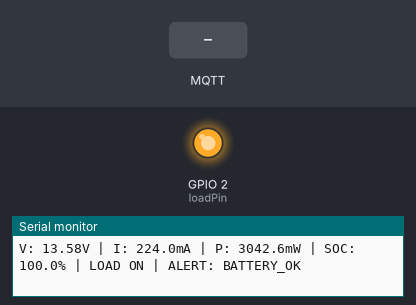
The sketch below on a simulated ESP32. Parts: output pins drawn as LEDs (lit = HIGH), the last lines printed to the serial monitor. Inputs (shaded band) come from the test bench. WiFi joins after 1.5 s; servers stay silent unless stated; random numbers use the default seed unless the sketch sets one; no MQTT or app messages arrive unless stated.

Above: at 2.7 s.
2.8 s: MQTT message "shed_load" arrives on the first subscribed topic
At 3.5 s:
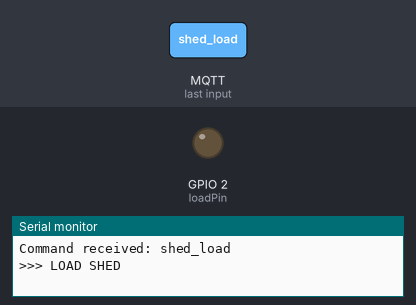
4.3 s: MQTT message "restore_load" arrives on the first subscribed topic
At 4.7 s:
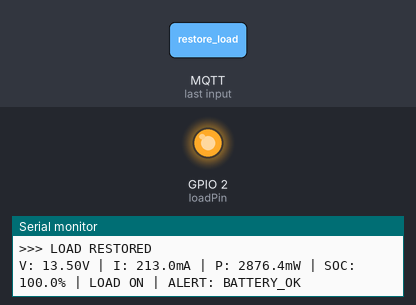
Timing chart, 0 to 7.3 s (numbered marks = the images above; inputs shaded):
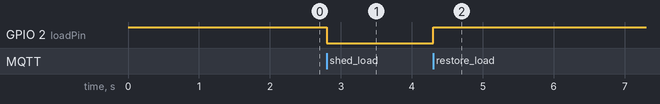

Measured:
- after the input at 2.8 s, GPIO 2 (loadPin): HIGH → LOW at once
- after the input at 4.3 s, GPIO 2 (loadPin): LOW → HIGH at once

The sketch:

sketch.ino
```cpp
#include <WiFi.h>
#include <PubSubClient.h>

// ===================== WIFI & MQTT =====================
const char* ssid = "Wokwi-GUEST";
const char* password = "";

const char* mqttServer = "broker.hivemq.com";
const int mqttPort = 1883;
const char* clientID = "ESP32_SolarTwin_A";

// ===================== TOPICS =====================
const char* topicVoltage = "solar/voltage";
const char* topicCurrent = "solar/current";
const char* topicPower   = "solar/power";
const char* topicSOC     = "solar/soc";
const char* topicCommand = "solar/command";
const char* topicAlert   = "solar/alert";
const char* topicCSV     = "solar/csv";

// ===================== LOAD =====================
const int loadPin = 2;
bool loadOn = true;

// ===================== BATTERY =====================
float batteryCapacity_mAh = 2000.0;
float remaining_mAh = 2000.0;

// ===================== MQTT =====================
WiFiClient espClient;
PubSubClient mqttClient(espClient);

// ===================== SOLAR MODEL =====================
float solarVoltage() {
  float base = 13.2;

  long t = (millis() / 1000) % 25;

  // CLOUD EVENT
  if (t >= 15 && t < 21) {
    return 11.8 + (millis() % 1000) / 1000.0 * 0.3;
  }

  return base + sin(millis() / 2000.0) * 0.4;
}

float solarCurrent() {
  float base = 220;

  long t = (millis() / 1000) % 25;

  // CLOUD EVENT
  if (t >= 15 && t < 21) {
    return 60 + random(-5, 5);
  }

  return base + random(-15, 15);
}

// ===================== MQTT CALLBACK =====================
void mqttCallback(char* topic, byte* payload, unsigned int length) {
  String message = "";

  for (int i = 0; i < length; i++) {
    message += (char)payload[i];
  }

  Serial.print("Command received: ");
  Serial.println(message);

  if (message == "shed_load") {
    loadOn = false;
    digitalWrite(loadPin, LOW);
    Serial.println(">>> LOAD SHED");
  }

  if (message == "restore_load") {
    loadOn = true;
    digitalWrite(loadPin, HIGH);
    Serial.println(">>> LOAD RESTORED");
  }
}

// ===================== WIFI =====================
void connectWiFi() {
  Serial.print("Connecting WiFi");
  WiFi.begin(ssid, password);

  while (WiFi.status() != WL_CONNECTED) {
    delay(500);
    Serial.print(".");
  }

  Serial.println("\nWiFi Connected");
}

// ===================== MQTT =====================
void connectMQTT() {
  while (!mqttClient.connected()) {
    Serial.print("Connecting MQTT...");

    if (mqttClient.connect(clientID)) {
      Serial.println("connected");

      mqttClient.subscribe(topicCommand);
    } else {
      Serial.print("failed rc=");
      Serial.println(mqttClient.state());
      delay(2000);
    }
  }
}

// ===================== CSV EXPORT =====================
void publishCSV(float v, float i, float p, float soc) {
  char msg[120];
  sprintf(msg, "%.2f,%.1f,%.2f,%.1f", v, i, p, soc);
  mqttClient.publish(topicCSV, msg);
}

// ===================== SETUP =====================
void setup() {
  Serial.begin(115200);

  pinMode(loadPin, OUTPUT);
  digitalWrite(loadPin, HIGH);

  connectWiFi();

  mqttClient.setServer(mqttServer, mqttPort);
  mqttClient.setCallback(mqttCallback);

  connectMQTT();

  Serial.println("SYSTEM READY");
}

// ===================== LOOP =====================
unsigned long lastPublish = 0;

void loop() {
  if (!mqttClient.connected()) connectMQTT();
  mqttClient.loop();

  if (millis() - lastPublish > 1000) {
    lastPublish = millis();

    // ===== SOLAR VALUES =====
    float voltage = solarVoltage();
    float current_mA = solarCurrent();
    float power_mW = voltage * current_mA;

    // ===== BATTERY MODEL =====
    float timeHours = 1.0 / 3600000.0 * 1000;
    float used_mAh = current_mA * timeHours;

    if (loadOn) {
      remaining_mAh -= used_mAh;
    }

    if (remaining_mAh < 0) remaining_mAh = 0;
    if (remaining_mAh > batteryCapacity_mAh)
      remaining_mAh = batteryCapacity_mAh;

    float soc = (remaining_mAh / batteryCapacity_mAh) * 100.0;

    // ===== ALERT SYSTEM =====
    String alert = "BATTERY_OK";

    if (soc < 15) {
      alert = "CRITICAL_BATTERY_SHUTDOWN";
    } else if (soc < 30) {
      alert = "LOW_BATTERY_WARNING";
    }

    mqttClient.publish(topicAlert, alert.c_str());

    // ===== MQTT PUBLISH =====
    char buf[20];

    dtostrf(voltage, 6, 2, buf);
    mqttClient.publish(topicVoltage, buf);

    dtostrf(current_mA, 6, 2, buf);
    mqttClient.publish(topicCurrent, buf);

    dtostrf(power_mW, 6, 2, buf);
    mqttClient.publish(topicPower, buf);

    dtostrf(soc, 6, 2, buf);
    mqttClient.publish(topicSOC, buf);

    // ===== CSV EXPORT =====
    publishCSV(voltage, current_mA, power_mW, soc);

    // ===== SERIAL OUTPUT =====
    Serial.printf(
      "V: %.2fV | I: %.1fmA | P: %.1fmW | SOC: %.1f%% | %s | ALERT: %s\n",
      voltage, current_mA, power_mW, soc,
      loadOn ? "LOAD ON" : "LOAD OFF",
      alert.c_str()
    );
  }
}
```
